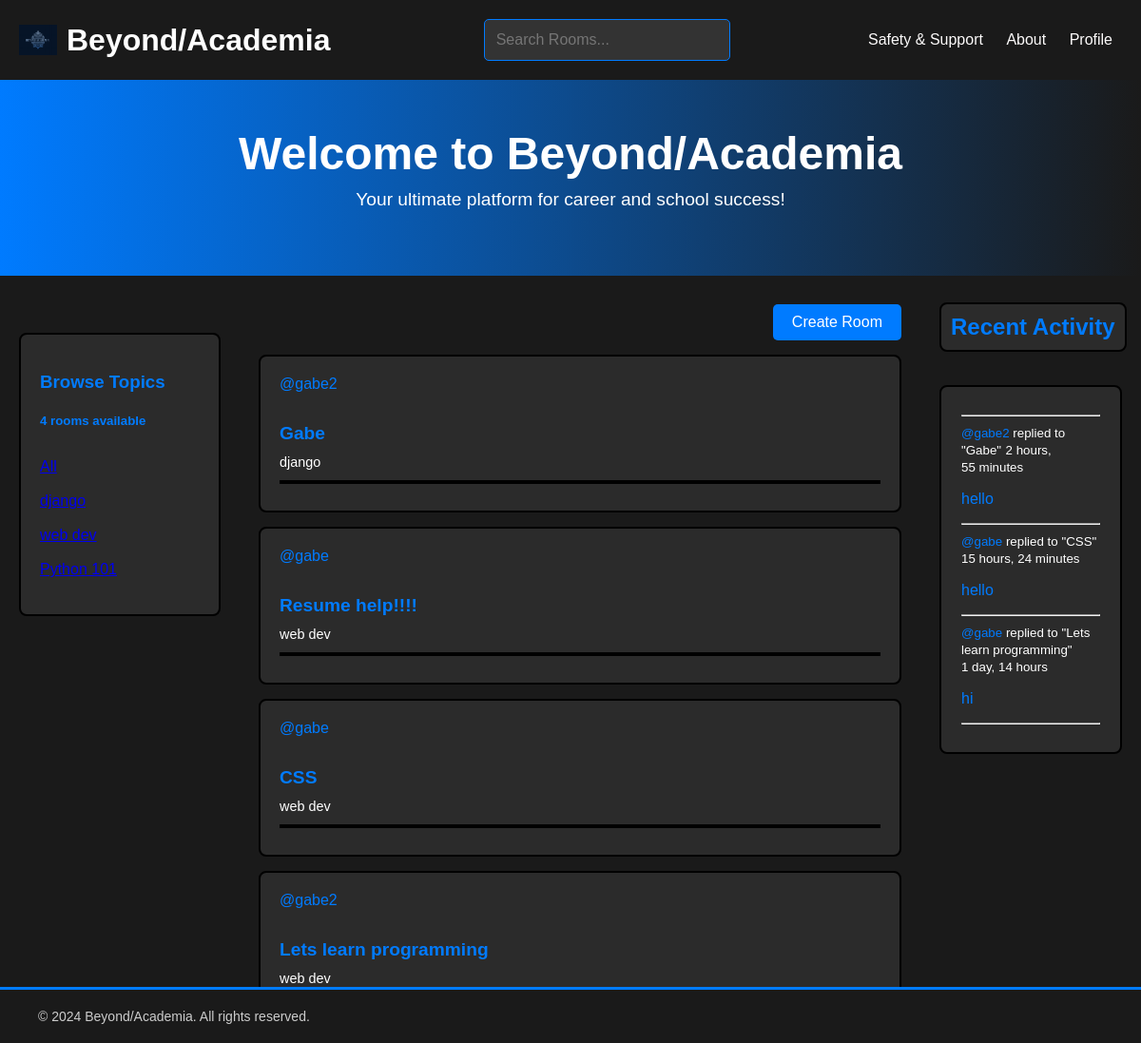
Screenshot of / (signed in) with the database file from the repository.
### base/models.py (models this page shows, shortened)
class Room(models.Model):
    host = models.ForeignKey(User, on_delete=models.SET_NULL, null=True)
    topic = models.ForeignKey(Topic, on_delete=models.SET_NULL, null=True)
    name = models.CharField(max_length=200)
    description = models.TextField(null=True, blank=True)
    participants = models.ManyToManyField(User, related_name='participants', blank=True)
    updated = models.DateTimeField(auto_now=True)
    created = models.DateTimeField(auto_now_add=True)
    class Meta:
        ordering = ['-updated','created']
    def __str__(self):
        return self.name

class Topic(models.Model):
    name = models.CharField(max_length=200)

class Message(models.Model):
    user = models.ForeignKey(User, on_delete=models.CASCADE)
    room = models.ForeignKey(Room, on_delete=models.CASCADE)
    body = models.TextField()
    updated = models.DateTimeField(auto_now=True)
    created = models.DateTimeField(auto_now_add=True)
    class Meta:
        ordering = ['-updated','created']
    def __str__(self):
        return self.body[0:50]

### base/views.py (the view)
# urls.py: path("",views.home, name="home"),
def home(request):
    q = request.GET.get('q') if  request.GET.get('q') != None else ''
    rooms = Room.objects.filter(
        Q(topic__name__icontains=q,) |
        Q(name__icontains=q)|
         Q(description__icontains=q)
        )
    topics = Topic.objects.all()
    room_count = rooms.count()
    room_messages = Message.objects.filter(Q(room__topic__name__icontains=q))
    context = {'rooms': rooms, 'topics': topics, 'room_count': room_count, 'room_messages' :room_messages,}
    return render(request,'base/home.html',context )

### base/templates/base/home.html
{% extends 'main.html' %}
{% block content %}
<section class="banner">
    <div class="container">
        <h1>Welcome to Beyond/Academia</h1>
        <p>Your ultimate platform for career and school success!</p>
    </div>
</section>
<div class="homepage">
    <div >
        {%include 'base/topics_component.html'%}
    </div>
    <div >
        <div class="create-room-container">
            <a class="create-room" href="{% url 'create-room' %}">Create Room</a>
        </div>
        {%include 'base/feed_component.html'%}
    </div>
    <div>
        {%include 'base/activity_component.html'%}
    </div>
</div>
{% endblock content  %}

### base/templates/base/topics_component.html (shortened to what this page needs)
<div class="topic">
    <div >
        <h3 > Browse Topics</h3>
        <h5 >{{room_count}} rooms available</h5>
    <div class="topicall">
        <a href="{% url 'home' %}">All</a>
    </div>
    {% for topic in topics %}
        <div class="topics">
            <a href="{% url 'home' %}?q={{ topic.name }}">{{ topic.name }}</a>
        </div>
    {% endfor %}
    </div>
</div>

### base/templates/base/feed_component.html
<div>
    {% for room in rooms %}
    <div class="room-container">
        <a href="{% url 'user-profile' room.host.id %}">@{{ room.host.username }}</a>
        <h5><a href="{%url 'room' room.id%}">{{room.name}}</a></h5>
        <small style="color: white;">{{room.topic.name}}</small>
        <hr>
    </div>
    {% endfor %}
 </div>

### base/templates/base/activity_component.html
<h3 class="recent-activityfeed"> Recent Activity</h3>
<div class="activity-feed">
        <hr>
        {%for message in room_messages%}
        <div>
            <small style="color: white;"  ><a style="color: white;" href=" 'user-profile' message.user.id"></a ><a style="color: #007BFF; " >@{{message.user}}</a> replied to "{{message.room}}"</small>
            <small style="color: white;" > {{message.created| timesince}}</small>
            <p>{{message}}</p>
                <hr>
        </div>
        {%endfor%}
</div>

### static/css/main.css (style rules this page uses)
body { background-color:#1a1a1a; font-family: Arial, sans-serif; margin: 0; padding: 0; color: #007BFF; align-items: center; }
.homepage { display: grid; grid-template-columns: 1fr 3fr 1fr; gap: 20px; }
.topic { margin-left: 25px; border: 2px solid black; padding: 20px; margin: 15px 0; background-color: #2b2b2b; border-radius: 8px; margin-top: 40px; margin-left: 20px; }
.room-container { border: 2px solid black; padding: 20px; margin: 15px 0; background-color: #2b2b2b; border-radius: 8px; margin-left: 20px; }
.room-container h5 { font-size: 1.2rem; margin-bottom: 10px; }
.room-container small { font-size: 0.9rem; color: #555; }
.room-container a { color: #007BFF; text-decoration: none; }
.room-container hr { border: 2px solid black; margin-top: 10px; }
.create-room-container { display: flex; justify-content: flex-end; margin-top: 10px; }
.create-room { padding: 10px 20px; background-color: #007BFF; color: white; text-decoration: none; border-radius: 5px; }
.activity-feed { border: 2px solid black; padding: 21px; margin: 15px 0; background-color: #2b2b2b; border-radius: 8px; margin-right: 20px; margin-left: 20px; }
.recent-activityfeed { margin-top: 8px; display: inline-block; padding: 10px; border: 2px solid black; border-radius: 8px; background-color:#2b2b2b; font-size: 1.5rem; margin-bottom: 20px; margin-left: 20px; }
.container { max-width: 1200px; margin: 0 auto; padding: 20px; }
.banner { background: linear-gradient(to left, #1a1a1a, #007BFF); color: white; text-align: center; padding: 50px 20px; margin-bottom: 20px; }
.banner h1 { font-size: 3rem; margin: 0; }
.banner p { font-size: 1.2rem; margin-top: 10px; }
.container { max-width: 1200px; margin: 0 auto; padding: 0 20px; color:white; }
h1 { color: #ffffff; font-size: 2rem; }

### rows the page displays
Room: host.username "gabe2", name "Gabe", topic.name "django"
Room: host.username "gabe", name "Resume help!!!!", topic.name "web dev"
Room: host.username "gabe", name "CSS", topic.name "web dev"
Room: host.username "gabe2", name "Lets learn programming", topic.name "web dev"
Message: user "gabe2", room "Gabe", created "2 hours, 55 minutes", body "hello"
Message: user "gabe", room "CSS", created "15 hours, 24 minutes", body "hello"
Message: user "gabe", room "Lets learn programming", created "1 day, 14 hours", body "hi"

### other values shown
{{ room_count }} "4"
